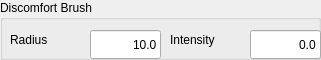
         <widget class="QGroupBox" name="groupBox_12">
          <property name="minimumSize">
           <size>
            <width>321</width>
            <height>60</height>
           </size>
          </property>
          <property name="maximumSize">
           <size>
            <width>321</width>
            <height>60</height>
           </size>
          </property>
          <property name="title">
           <string>Discomfort Brush</string>
          </property>
          <widget class="QLineEdit" name="discomfortBrushRadiusLineEdit">
           <property name="geometry">
            <rect>
             <x>90</x>
             <y>30</y>
             <width>71</width>
             <height>29</height>
            </rect>
           </property>
           <property name="toolTip">
            <string>Radius of the discomfort circle.
 [Middle Mouse Button] to place.</string>
           </property>
           <property name="statusTip">
            <string>Radius of the discomfort circle. [Middle Mouse Button] to place.</string>
           </property>
           <property name="inputMask">
            <string notr="true"/>
           </property>
           <property name="text">
            <string notr="true">10.0</string>
           </property>
           <property name="maxLength">
            <number>12</number>
           </property>
           <property name="alignment">
            <set>Qt::AlignRight|Qt::AlignTrailing|Qt::AlignVCenter</set>
           </property>
          </widget>
          <widget class="QLabel" name="label_18">
           <property name="geometry">
            <rect>
             <x>10</x>
             <y>30</y>
             <width>71</width>
             <height>19</height>
            </rect>
           </property>
           <property name="text">
            <string>Radius</string>
           </property>
          </widget>
          <widget class="QLineEdit" name="discomfortBrushIntensityLineEdit">
           <property name="geometry">
            <rect>
             <x>250</x>
             <y>30</y>
             <width>71</width>
             <height>29</height>
            </rect>
           </property>
           <property name="toolTip">
            <string>Intensity factor for the discomfort circle.
 [Middle Mouse Button] to place in view.</string>
           </property>
           <property name="statusTip">
            <string>Intensity factor for the discomfort circle. [Middle Mouse Button] to place in view.</string>
           </property>
           <property name="inputMask">
            <string notr="true"/>
           </property>
           <property name="text">
            <string notr="true">0.0</string>
           </property>
           <property name="maxLength">
            <number>12</number>
           </property>
           <property name="alignment">
            <set>Qt::AlignRight|Qt::AlignTrailing|Qt::AlignVCenter</set>
           </property>
          </widget>
          <widget class="QLabel" name="label_20">
           <property name="geometry">
            <rect>
             <x>170</x>
             <y>30</y>
             <width>71</width>
             <height>19</height>
            </rect>
           </property>
           <property name="text">
            <string>Intensity</string>
           </property>
          </widget>
         </widget>
